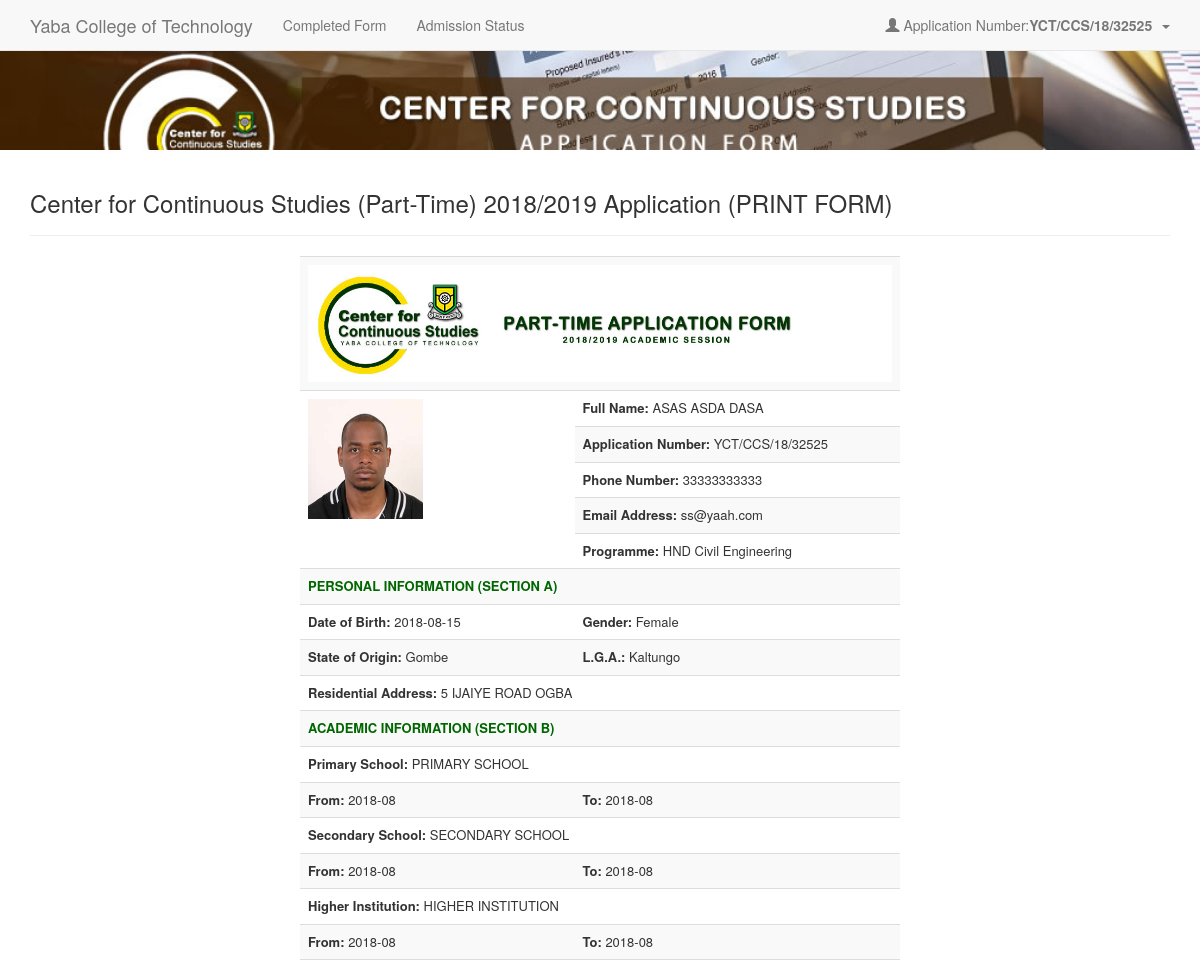
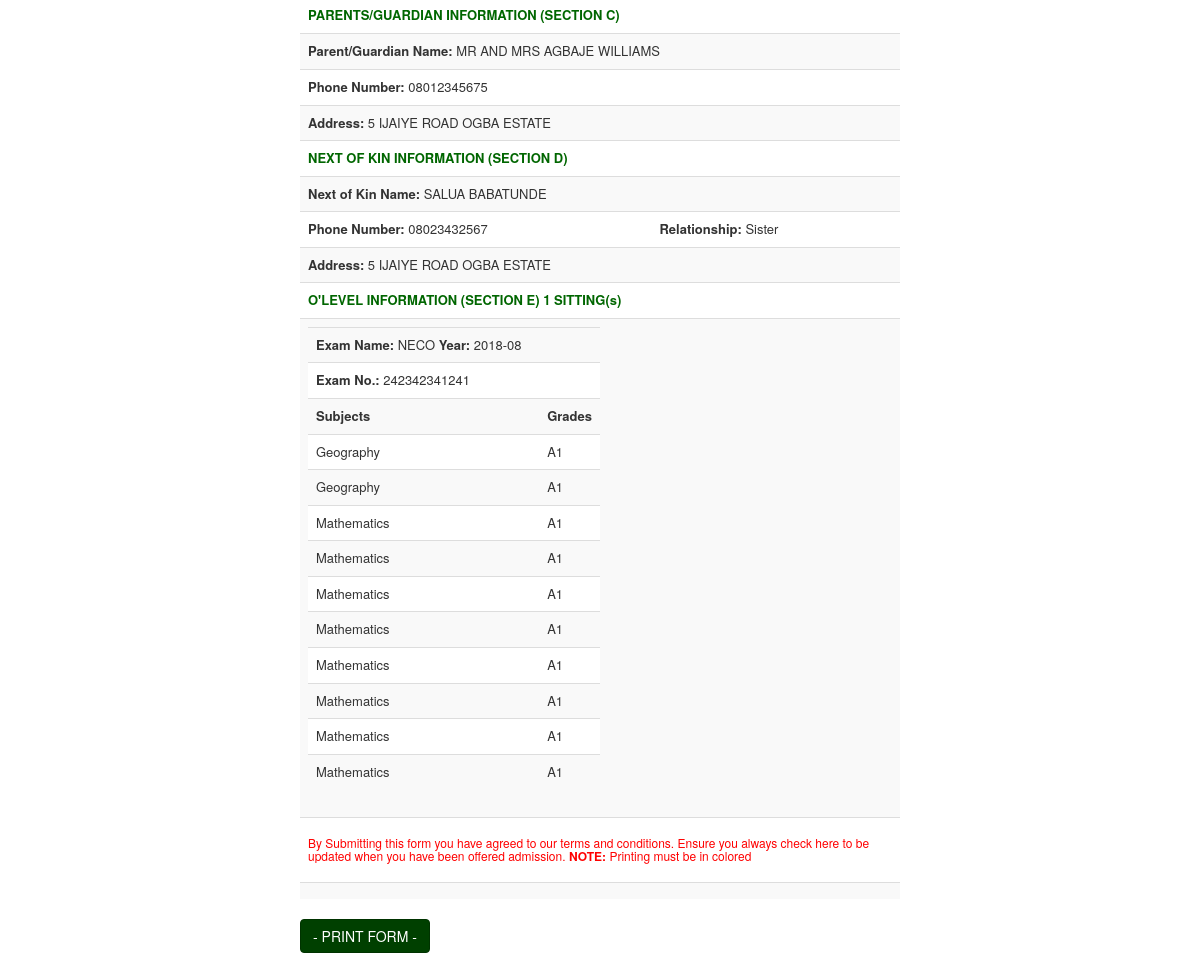
The app's page /onlineapp/login/complete.php (signed in) with its own data (2 pictures, top to bottom).
### tables this page shows
CREATE TABLE `users` (
  `userId` int(11) NOT NULL,
  `userName` varchar(30) NOT NULL,
  `userEmail` varchar(60) NOT NULL,
  `userPass` varchar(255) NOT NULL
);

CREATE TABLE `passport_tbl` (
  `SN` int(255) NOT NULL,
  `AppNumber` varchar(255) NOT NULL,
  `Passport` varchar(255) NOT NULL
);

CREATE TABLE `personalinfo_tbl` (
  `SN` int(255) NOT NULL,
  `AppNumber` varchar(255) NOT NULL,
  `FirstName` mediumtext NOT NULL,
  `OtherName` mediumtext NOT NULL,
  `SurName` mediumtext NOT NULL,
  `Gender` varchar(255) NOT NULL,
  `DateOfBirth` date NOT NULL,
  `Email` varchar(255) NOT NULL,
  `PhoneNumber` varchar(255) NOT NULL,
  `State` varchar(255) NOT NULL,
  `Lga` varchar(255) NOT NULL,
  `Address` mediumtext NOT NULL,
  `ProgrammeType` mediumtext NOT NULL,
  `ProgrammeName` mediumtext NOT NULL,
  `AcademicSession` varchar(255) NOT NULL,
  `PgName` varchar(255) NOT NULL,
  `PgPhone` varchar(255) NOT NULL,
  `PgAddress` varchar(255) NOT NULL,
  `KinName` mediumtext NOT NULL,
  `KinPhone` varchar(255) NOT NULL,
  `KinAddress` mediumtext NOT NULL,
  `KinRelationship` mediumtext NOT NULL
);

CREATE TABLE `academicinfo_tbl` (
  `SN` int(255) NOT NULL,
  `AppNumber` varchar(255) NOT NULL,
  `PrimarySchool` mediumtext NOT NULL,
  `PrimaryFrom` varchar(255) NOT NULL,
  `PrimaryTo` varchar(255) NOT NULL,
  `SecondarySchool` mediumtext NOT NULL,
  `SecondaryFrom` varchar(255) NOT NULL,
  `SecondaryTo` varchar(255) NOT NULL,
  `College` mediumtext NOT NULL,
  `CollegeQualification` mediumtext NOT NULL,
  `CollegeCourse` mediumtext NOT NULL,
  `CollegeFrom` varchar(255) NOT NULL,
  `CollegeTo` varchar(255) NOT NULL,
  `OlevelNumber` int(255) NOT NULL
);

CREATE TABLE `olevel1info_tbl` (
  `SN` int(255) NOT NULL,
  `AppNumber` varchar(255) NOT NULL,
  `OlevelType` varchar(255) NOT NULL,
  `ExamYear` varchar(255) NOT NULL,
  `ExamNumber` varchar(255) NOT NULL,
  `OlevelS1` varchar(255) NOT NULL,
  `OlevelS2` varchar(255) NOT NULL,
  `OlevelS3` varchar(255) NOT NULL,
  `OlevelS4` varchar(255) NOT NULL,
  `OlevelS5` varchar(255) NOT NULL,
  `OlevelS6` varchar(255) NOT NULL,
  `OlevelS7` varchar(255) NOT NULL,
  `OlevelS8` varchar(255) NOT NULL,
  `OlevelS9` varchar(255) NOT NULL,
  `OlevelG1` varchar(255) NOT NULL,
  `OlevelG2` varchar(255) NOT NULL,
  `OlevelG3` varchar(255) NOT NULL,
  `OlevelG4` varchar(255) NOT NULL,
  `OlevelG5` varchar(255) NOT NULL,
  `OlevelG6` varchar(255) NOT NULL,
  `OlevelG7` varchar(255) NOT NULL,
  `OlevelG8` varchar(255) NOT NULL,
  `OlevelG9` varchar(255) NOT NULL
);

### onlineapp/login/complete.php (the view, shortened to what this page needs)
<?php
	$conn = mysqli_connect('localhost','root','','ccsapplicationdb');
	$res=mysqli_query($conn,"SELECT * FROM users WHERE userId=".$_SESSION['user']);
	$userRow=mysqli_fetch_array($res);
	$ress=mysqli_query($conn,"SELECT * FROM personalinfo_tbl WHERE AppNumber='$userRow[userName]'");
	$userRows=mysqli_fetch_array($ress);
	$rac=mysqli_query($conn,"SELECT * FROM academicinfo_tbl WHERE AppNumber='$userRow[userName]'");
	$userRac=mysqli_fetch_array($rac);
	$fname = $userRows['FirstName'];
	$oname = $userRows['OtherName'];
	$sname = $userRows['SurName'];
	$gender = $userRows['Gender'];
	$dob = $userRows['DateOfBirth'];
	$state = $userRows['State'];
	$lga = $userRows['Lga'];
	$houseadd = $userRows['Address'];
	$email = $userRows['Email'];
	$phoneno = $userRows['PhoneNumber'];
	$level = $userRows['ProgrammeType'];
	$prisch = $userRac['PrimarySchool'];
	$prifrom = $userRac['PrimaryFrom'];
	$prito = $userRac['PrimaryTo'];
	$secsch = $userRac['SecondarySchool'];
	$secfrom = $userRac['SecondaryFrom'];
	$secto = $userRac['SecondaryTo'];
	$hname = $userRac['College'];
	$hfrom = $userRac['CollegeFrom'];
	$hto = $userRac['CollegeTo'];
	$programme = $userRows['ProgrammeName'];
	$pgname = $userRows['PgName'];
	$pgnum = $userRows['PgPhone'];
	$pgadd = $userRows['PgAddress'];
	$nokname = $userRows['KinName'];
	$noknum = $userRows['KinPhone'];
	$nokadd = $userRows['KinAddress'];
	$nokrelationship = $userRows['KinRelationship'];
	$submit=mysqli_query($conn,"SELECT * FROM submit_tbl WHERE AppNumber='$userRow[userName]'");
	$userSubmit=mysqli_fetch_array($submit);
	$pass=mysqli_query($conn,"SELECT * FROM passport_tbl WHERE AppNumber='$userRow[userName]'");
	$userPass=mysqli_fetch_array($pass);
	$checkolevela=mysqli_query($conn,"SELECT * FROM academicinfo_tbl WHERE AppNumber='$userRow[userName]'");
	$smsolevel=mysqli_fetch_array($checkolevela);
			if ($smsolevel['OlevelNumber'] > 0){
			$show = 0;
			$show = $show + 1;
			$selectolevela=mysqli_query($conn,"SELECT * FROM olevel1info_tbl WHERE AppNumber='$userRow[userName]'");
			$collectolevela=mysqli_fetch_array($selectolevela);
		$otypea = $collectolevela['OlevelType'];
		$oyeara = $collectolevela['ExamYear'];
		$onumbera = $collectolevela['ExamNumber'];
		$olevels1 = $collectolevela['OlevelS1'];
		$olevels2 = $collectolevela['OlevelS2'];
		$olevels3 = $collectolevela['OlevelS3'];
		$olevels4 = $collectolevela['OlevelS4'];
		$olevels5 = $collectolevela['OlevelS5'];
		$olevels6 = $collectolevela['OlevelS6'];
		$olevels7 = $collectolevela['OlevelS7'];
		$olevels8 = $collectolevela['OlevelS8'];
		$olevels9 = $collectolevela['OlevelS9'];
		$olevelg1 = $collectolevela['OlevelG1'];
		$olevelg2 = $collectolevela['OlevelG2'];
		$olevelg3 = $collectolevela['OlevelG3'];
		$olevelg4 = $collectolevela['OlevelG4'];
		$olevelg5 = $collectolevela['OlevelG5'];
		$olevelg6 = $collectolevela['OlevelG6'];
		$olevelg7 = $collectolevela['OlevelG7'];
		$olevelg8 = $collectolevela['OlevelG8'];
		$olevelg9 = $collectolevela['OlevelG9'];
				}
?>
<!DOCTYPE html>
<html>
<head>
<link rel="stylesheet" href="assets/css/bootstrap.min.css" type="text/css"  />
<link rel="stylesheet" href="style.css" type="text/css" />
</head>
<body>
	<nav class="navbar navbar-default navbar-fixed-top">
      <div class="container">
        <div class="navbar-header">
          <a class="navbar-brand" href="#">Yaba College of Technology</a>
        </div>
        <div id="navbar" class="navbar-collapse collapse">
          <ul class="nav navbar-nav">
            <li><a href="complete.php">Completed Form</a></li>
            <li><a href="#">Admission Status</a></li>
          </ul>
          <ul class="nav navbar-nav navbar-right">
            <li class="dropdown">
              <a href="#" class="dropdown-toggle" data-toggle="dropdown" role="button" aria-haspopup="true" aria-expanded="false">
			  <span class="glyphicon glyphicon-user"></span>&nbsp;Application Number:<strong><?php echo $userRow['userName']; ?> </strong>&nbsp;<span class="caret"></span></a>
            </li>
          </ul>
        </div>
      </div>
    </nav>
	<div id="wrapper">
<div style="background-image: url(../onlineapp/ccslogo/header.jpg); background-repeat: no-repeat center center; background-size: cover; height: 100px"></div>
	<div class="container">
    	<div class="page-header">
    	<h3>Center for Continuous Studies (Part-Time) 2018/2019 Application (PRINT FORM)</h3>
    	</div>
<?php if (($userSubmit['Payment'] == 1) and ($userSubmit['Information'] == 1) and ($userSubmit['Passport'] == 1) and($userSubmit['Verification'] == 1) and ($userSubmit['Olevel'] == 1)){?>
       <div class="col-lg-12">
<div id="printablediv"> 			<div id="form-content">
<table width="100%" border="0" class="table table-striped" style="font-size:13px">
<tr>
  <td height="100" colspan="3"><div style="background-color:#FFF"><img name="" src="logo green(png)2.jpg" width="484" height="117" alt="">  </div></td>
  </tr>
  <tr>
    <td width="32%" rowspan="5"><img name="" src="imageupload/<?php if ($userPass['Passport'] <> "") {echo $userPass['Passport'];} else {echo "no-image.jpg";} ?>" width="115" height="120" alt=""></td>
    <td colspan="2"><strong>Full Name:</strong> <span><?php echo $sname; echo " "; echo $fname; echo " "; echo $oname; ?></span></td>
    </tr>
  <tr>
    <td colspan="2"><strong>Application Number:</strong> <span><?php echo $userRow['userName']; ?></span></td>
    </tr>
  <tr>
    <td colspan="2"><strong>Phone Number:</strong> <span><?php echo $phoneno; ?></span></td>
    </tr>
  <tr>
    <td colspan="2"><strong>Email Address:</strong> <span><?php echo $email; ?></span></td>
    </tr>
  <tr>
    <td colspan="2"><strong>Programme:</strong> <span><?php echo $level; ?> <?php echo $programme; ?> </span></td>
    </tr>
  <tr>
    <td height="33" colspan="3" style="color:#060"><strong>PERSONAL INFORMATION (SECTION A)</strong></td>
    </tr>
  <tr>
        <td width="50%"><strong>Date of Birth:</strong> <span><?php echo $dob; ?></span></td>
        <td width="50%" colspan="2"><strong>Gender:</strong> <span><?php echo $gender; ?></span></td>
      </tr>
      <tr>
        <td><strong>State of Origin:</strong> <span><?php echo $state; ?></span></td>
        <td colspan="2"><strong>L.G.A.:</strong> <span><?php echo $lga; ?></span></td>
      </tr>
      <tr>
        <td colspan="3"><strong>Residential Address:</strong> <span><?php echo $houseadd; ?></span></td>
      </tr>
  <tr>
    <td height="34" colspan="3" style="color:#060"><strong>ACADEMIC INFORMATION (SECTION B)</strong></td>
    </tr>
  <tr>
    <td colspan="3"><strong>Primary School:</strong> <span><?php echo $prisch; ?></span></td>
    </tr>
  <tr>
    <td><strong>From:</strong>  <span><?php echo $prifrom; ?></span></td>
    <td width="34%"><strong>To:</strong> <span><?php echo $prito; ?></span></td>
    <td width="34%">&nbsp;</td>
  </tr>
  <tr>
    <td colspan="3"><strong>Secondary School:</strong> <span><?php echo $secsch; ?></span></td>
    </tr>
  <tr>
    <td><strong>From:</strong> <span><?php echo $secfrom; ?></span></td>
    <td><strong>To:</strong> <span><?php echo $secto; ?></span></td>
    <td>&nbsp;</td>
  </tr>
 <?php if ($level == 'HND') {?> <tr>
    <td colspan="3"><strong>Higher Institution:</strong> <span><?php echo $hname; ?></span></td>
    </tr>
  <tr>
    <td><strong>From:</strong> <span><?php echo $hfrom; ?></span></td>
    <td><strong>To:</strong> <span><?php echo $hto; ?></span></td>
    <td>&nbsp;</td>
  </tr>
<?php }?>  <tr>
    <td height="36" colspan="3"  style="color:#060"><strong>PARENTS/GUARDIAN INFORMATION (SECTION C)</strong></td>
    </tr>
  <tr>
    <td colspan="3"><strong>Parent/Guardian Name:</strong> <span><?php echo $pgname; ?></span></td>
    </tr>
  <tr>
    <td colspan="3"><strong>Phone Number:</strong> <span><?php echo $pgnum; ?></span></td>
    </tr>
  <tr>
    <td colspan="3"><strong>Address:</strong> <span><?php echo $pgadd; ?></span></td>
    </tr>
  <tr>
    <td height="32" colspan="3"  style="color:#060"><strong>NEXT OF KIN INFORMATION (SECTION D)</strong></td>
    </tr>
  <tr>
    <td colspan="3"><strong>Next of Kin Name:</strong> <span><?php echo $nokname; ?></span></td>
    </tr>
  <tr>
    <td colspan="3"><table width="100%" border="0">
      <tr>
        <td><strong>Phone Number:</strong> <span><?php echo $noknum; ?></span></td>
        <td><strong>Relationship:</strong> <span><?php echo $nokrelationship ?></span></td>
      </tr>
    </table></td>
    </tr>
  <tr>
    <td colspan="3"><strong>Address:</strong> <span><?php echo $nokadd; ?></td>
    </tr>
  <tr>
    <td height="33" colspan="3" style="color:#060"><strong>O'LEVEL INFORMATION (SECTION E) <?php echo $show; ?> SITTING(s)</strong><span></span></td>
    </tr>
  <tr>
    <td colspan="3"><table width="100%" border="0">
      <tr>
        <td width="50%">
        <table width="100%" border="0" class="table table-striped">
          <tr>
            <td colspan="2"><strong>Exam Name:</strong> <span><?php echo $otypea; ?></span> <strong>Year:</strong> <span><?php echo $oyeara; ?></span></td>
            </tr>          <tr>
            <td colspan="2"><strong>Exam No.:</strong> <span><?php echo $onumbera; ?></span> </td>
            </tr>
         <tr>
            <td width="83%"><strong>Subjects</strong></td>
            <td width="17%"><strong>Grades</strong></td>
          </tr>
          <tr>
            <td><span><?php echo $olevels1; ?></span></td>
            <td><span><?php echo $olevelg1; ?></span></td>
          </tr>
          <tr>
            <td><span><?php echo $olevels1; ?></span></td>
            <td><span><?php echo $olevelg1; ?></span></td>
          </tr>
          <tr>
            <td><span><?php echo $olevels2; ?></span></td>
            <td><span><?php echo $olevelg2; ?></span></td>
          </tr>
          <tr>
            <td><span><?php echo $olevels3; ?></span></td>
            <td><span><?php echo $olevelg3; ?></span></td>
          </tr>
          <tr>
            <td><span><?php echo $olevels4; ?></span></td>
            <td><span><?php echo $olevelg4; ?></span></td>
          </tr>
          <tr>
            <td><span><?php echo $olevels5; ?></span></td>
            <td><span><?php echo $olevelg5; ?></span></td>
          </tr>
          <tr>
            <td><span><?php echo $olevels6; ?></span></td>
            <td><span><?php echo $olevelg6; ?></span></td>
          </tr>
          <tr>
            <td><span><?php echo $olevels7; ?></span></td>
            <td><span><?php echo $olevelg7; ?></span></td>
          </tr>
          <tr>
            <td><span><?php echo $olevels8; ?></span></td>
            <td><span><?php echo $olevelg8; ?></span></td>
          </tr>
          <tr>
            <td><span><?php echo $olevels9; ?></span></td>
            <td><span><?php echo $olevelg9; ?></span></td>
          </tr>
        </table></td>
        <td width="50%">
        <?php if ($show == 2) {?><table width="100%" border="0" class="table table-striped">
          <tr>
            <td colspan="2"><strong>Exam Name:</strong> <span><?php echo $otypeb; ?></span> <strong>Year:</strong> <span><?php echo $oyearb; ?></span></td>
          </tr>
          <tr>
            <td colspan="2"><strong>Exam No.:</strong> <span><?php echo $onumberb; ?></span></td>
          </tr>
          <tr>
            <td width="83%"><strong>Subjects</strong></td>
            <td width="17%"><strong>Grades</strong></td>
          </tr>
          <tr>
            <td><span><?php echo $olevelsb1; ?></span></td>
            <td><span><?php echo $olevelgb1; ?></span></td>
          </tr>
          <tr>
            <td><span><?php echo $olevelsb1; ?></span></td>
            <td><span><?php echo $olevelgb1; ?></span></td>
          </tr>
          <tr>
            <td><span><?php echo $olevelsb2; ?></span></td>
            <td><span><?php echo $olevelgb2; ?></span></td>
          </tr>
          <tr>
            <td><span><?php echo $olevelsb3; ?></span></td>
            <td><span><?php echo $olevelgb3; ?></span></td>
          </tr>
          <tr>
            <td><span><?php echo $olevelsb4; ?></span></td>
            <td><span><?php echo $olevelgb4; ?></span></td>
          </tr>
          <tr>
            <td><span><?php echo $olevelsb5; ?></span></td>
            <td><span><?php echo $olevelgb5; ?></span></td>
          </tr>
          <tr>
            <td><span><?php echo $olevelsb6; ?></span></td>
            <td><span><?php echo $olevelgb6; ?></span></td>
          </tr>
          <tr>
            <td><span><?php echo $olevelsb7; ?></span></td>
            <td><span><?php echo $olevelgb7; ?></span></td>
          </tr>
          <tr>
            <td><span><?php echo $olevelsb8; ?></span></td>
            <td><span><?php echo $olevelgb8; ?></span></td>
          </tr>
          <tr>
            <td><span><?php echo $olevelsb9; ?></span></td>
            <td><span><?php echo $olevelgb9; ?></span></td>
          </tr>
        </table><?php }?></td>
      </tr>
    </table></td>
    </tr>
      <tr>
    <td colspan="3" style="color:#F00"><h6>By Submitting this form you have agreed to our terms and conditions. Ensure you always check here to be updated when you have been offered admission. <strong>NOTE: </strong>Printing must be in colored</h6></td>
    </tr>
      <tr>
    <td colspan="3"></td>
    </tr>
</table>
    </div>
	  </div>
</div>
       <div class="col-lg-12">
			<div id="form-content"><table><tr>
      <td colspan="3">						        <div class="form-group">
          <button class="btn btn-primary" onclick="javascript:printDiv('printablediv')" > - PRINT FORM - </button>
          </div>
  </td>
    </tr></table></div></div>
<?php }?>
    </div>
    </div>
</body>
</html>

### onlineapp/login/style.css (style rules this page uses)
* { margin:0; padding:0; }
#wrapper { padding-top:50px; }

### onlineapp/login/complete.php (style rules this page uses)
#form-content { margin: 0 auto; width: 600px; }

### records on screen
users: userName "YCT/CCS/18/32525"
passport_tbl: Passport (picture)
personalinfo_tbl: SurName "ASAS", FirstName "ASDA", OtherName "DASA", PhoneNumber "33333333333", Email "ss@yaah.com", ProgrammeType "HND", ProgrammeName "Civil Engineering", DateOfBirth "2018-08-15", Gender "Female", State "Gombe", Lga "Kaltungo", Address "5 IJAIYE ROAD OGBA", PgName "MR AND MRS AGBAJE WILLIAMS", PgPhone "08012345675", PgAddress "5 IJAIYE ROAD OGBA ESTATE", KinName "SALUA BABATUNDE", KinPhone "08023432567", KinRelationship "Sister", KinAddress "5 IJAIYE ROAD OGBA ESTATE"
academicinfo_tbl: PrimarySchool "PRIMARY SCHOOL", PrimaryFrom "2018-08", PrimaryTo "2018-08", SecondarySchool "SECONDARY SCHOOL", SecondaryFrom "2018-08", SecondaryTo "2018-08", College "HIGHER INSTITUTION", CollegeFrom "2018-08", CollegeTo "2018-08"
olevel1info_tbl: OlevelType "NECO", ExamYear "2018-08", ExamNumber "242342341241", OlevelS1 "Geography", OlevelG1 "A1", OlevelS2 "Mathematics", OlevelG2 "A1", OlevelS3 "Mathematics", OlevelG3 "A1", OlevelS4 "Mathematics", OlevelG4 "A1", OlevelS5 "Mathematics", OlevelG5 "A1", OlevelS6 "Mathematics", OlevelG6 "A1", OlevelS7 "Mathematics", OlevelG7 "A1", OlevelS8 "Mathematics", OlevelG8 "A1", OlevelS9 "Mathematics", OlevelG9 "A1"

### other values on screen
$show "1"
